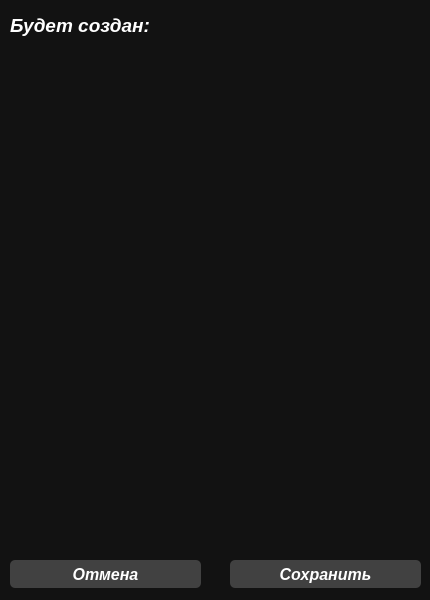
<?xml version="1.0" encoding="UTF-8"?>
<ui version="4.0">
 <class>mob_acc</class>
 <widget class="QWidget" name="mob_acc">
  <property name="geometry">
   <rect>
    <x>0</x>
    <y>0</y>
    <width>430</width>
    <height>600</height>
   </rect>
  </property>
  <property name="windowTitle">
   <string>Form</string>
  </property>
  <property name="windowIcon">
   <iconset>
    <normaloff>../Ico.png</normaloff>../Ico.png</iconset>
  </property>
  <property name="styleSheet">
   <string notr="true">background: #121212;
color: #ffffff</string>
  </property>
  <widget class="QPushButton" name="abort">
   <property name="geometry">
    <rect>
     <x>10</x>
     <y>560</y>
     <width>191</width>
     <height>28</height>
    </rect>
   </property>
   <property name="font">
    <font>
     <pointsize>12</pointsize>
     <weight>75</weight>
     <italic>true</italic>
     <bold>true</bold>
    </font>
   </property>
   <property name="styleSheet">
    <string notr="true">color: #ffffff;
background: #414141;
border-radius: 5px</string>
   </property>
   <property name="text">
    <string>Отмена</string>
   </property>
  </widget>
  <widget class="QPushButton" name="save">
   <property name="geometry">
    <rect>
     <x>230</x>
     <y>560</y>
     <width>191</width>
     <height>28</height>
    </rect>
   </property>
   <property name="font">
    <font>
     <pointsize>12</pointsize>
     <weight>75</weight>
     <italic>true</italic>
     <bold>true</bold>
    </font>
   </property>
   <property name="styleSheet">
    <string notr="true">color: #ffffff;
background: #414141;
border-radius: 5px</string>
   </property>
   <property name="text">
    <string>Сохранить</string>
   </property>
  </widget>
  <widget class="QLabel" name="headline">
   <property name="geometry">
    <rect>
     <x>10</x>
     <y>10</y>
     <width>411</width>
     <height>31</height>
    </rect>
   </property>
   <property name="font">
    <font>
     <pointsize>14</pointsize>
     <weight>75</weight>
     <italic>true</italic>
     <bold>true</bold>
    </font>
   </property>
   <property name="styleSheet">
    <string notr="true">color: #ffffff</string>
   </property>
   <property name="text">
    <string>Будет создан:</string>
   </property>
  </widget>
  <widget class="QLabel" name="label">
   <property name="geometry">
    <rect>
     <x>10</x>
     <y>50</y>
     <width>411</width>
     <height>491</height>
    </rect>
   </property>
   <property name="font">
    <font>
     <pointsize>12</pointsize>
     <weight>75</weight>
     <italic>true</italic>
     <bold>true</bold>
    </font>
   </property>
   <property name="styleSheet">
    <string notr="true">color: #ffffff</string>
   </property>
   <property name="text">
    <string/>
   </property>
   <property name="alignment">
    <set>Qt::AlignLeading|Qt::AlignLeft|Qt::AlignTop</set>
   </property>
  </widget>
 </widget>
 <resources/>
 <connections/>
</ui>
